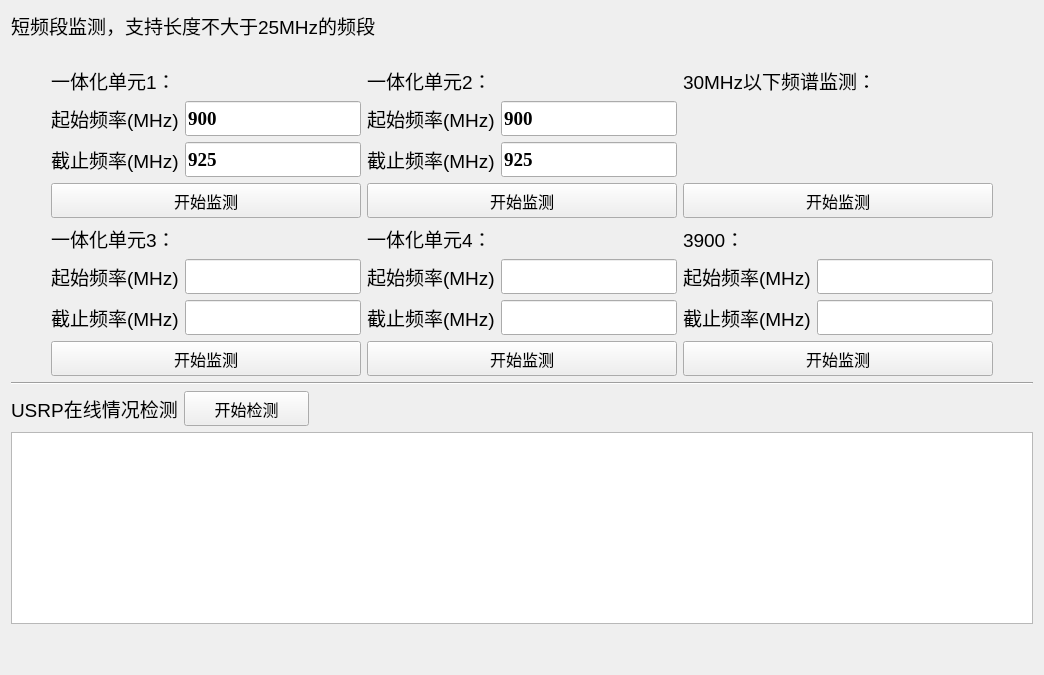
      <widget class="QWidget" name="tab_5">
       <attribute name="title">
        <string>频谱监测</string>
       </attribute>
       <layout class="QVBoxLayout" name="verticalLayout_45">
        <item>
         <widget class="QLabel" name="label_38">
          <property name="font">
           <font>
            <pointsize>14</pointsize>
           </font>
          </property>
          <property name="text">
           <string>短频段监测，支持长度不大于25MHz的频段</string>
          </property>
         </widget>
        </item>
        <item>
         <spacer name="horizontalSpacer_11">
          <property name="orientation">
           <enum>Qt::Horizontal</enum>
          </property>
          <property name="sizeHint" stdset="0">
           <size>
            <width>40</width>
            <height>20</height>
           </size>
          </property>
         </spacer>
        </item>
        <item>
         <layout class="QGridLayout" name="gridLayout_6">
          <item row="0" column="1">
           <layout class="QVBoxLayout" name="verticalLayout_18">
            <item>
             <widget class="QLabel" name="label_34">
              <property name="font">
               <font>
                <pointsize>14</pointsize>
               </font>
              </property>
              <property name="text">
               <string>一体化单元1：</string>
              </property>
             </widget>
            </item>
            <item>
             <layout class="QGridLayout" name="gridLayout_2">
              <item row="1" column="1">
               <widget class="QLineEdit" name="lineEdit_26">
                <property name="minimumSize">
                 <size>
                  <width>0</width>
                  <height>35</height>
                 </size>
                </property>
                <property name="font">
                 <font>
                  <family>Times New Roman</family>
                  <pointsize>14</pointsize>
                  <weight>75</weight>
                  <bold>true</bold>
                 </font>
                </property>
                <property name="text">
                 <string>925</string>
                </property>
               </widget>
              </item>
              <item row="0" column="1">
               <widget class="QLineEdit" name="lineEdit_27">
                <property name="minimumSize">
                 <size>
                  <width>0</width>
                  <height>35</height>
                 </size>
                </property>
                <property name="font">
                 <font>
                  <family>Times New Roman</family>
                  <pointsize>14</pointsize>
                  <weight>75</weight>
                  <bold>true</bold>
                 </font>
                </property>
                <property name="text">
                 <string>900</string>
                </property>
               </widget>
              </item>
              <item row="0" column="0">
               <widget class="QLabel" name="label_29">
                <property name="font">
                 <font>
                  <pointsize>14</pointsize>
                 </font>
                </property>
                <property name="text">
                 <string>起始频率(MHz)</string>
                </property>
               </widget>
              </item>
              <item row="1" column="0">
               <widget class="QLabel" name="label_30">
                <property name="font">
                 <font>
                  <pointsize>14</pointsize>
                 </font>
                </property>
                <property name="text">
                 <string>截止频率(MHz)</string>
                </property>
               </widget>
              </item>
             </layout>
            </item>
            <item>
             <widget class="QPushButton" name="pushButton_23">
              <property name="sizePolicy">
               <sizepolicy hsizetype="Minimum" vsizetype="Fixed">
                <horstretch>0</horstretch>
                <verstretch>0</verstretch>
               </sizepolicy>
              </property>
              <property name="minimumSize">
               <size>
                <width>125</width>
                <height>35</height>
               </size>
              </property>
              <property name="font">
               <font>
                <pointsize>12</pointsize>
               </font>
              </property>
              <property name="cursor">
               <cursorShape>PointingHandCursor</cursorShape>
              </property>
              <property name="text">
               <string>开始监测</string>
              </property>
             </widget>
            </item>
           </layout>
          </item>
          <item row="0" column="2">
           <layout class="QVBoxLayout" name="verticalLayout_19">
            <item>
             <widget class="QLabel" name="label_39">
              <property name="font">
               <font>
                <pointsize>14</pointsize>
               </font>
              </property>
              <property name="text">
               <string>一体化单元2：</string>
              </property>
             </widget>
            </item>
            <item>
             <layout class="QGridLayout" name="gridLayout_3">
              <item row="1" column="1">
               <widget class="QLineEdit" name="lineEdit_28">
                <property name="minimumSize">
                 <size>
                  <width>0</width>
                  <height>35</height>
                 </size>
                </property>
                <property name="font">
                 <font>
                  <family>Times New Roman</family>
                  <pointsize>14</pointsize>
                  <weight>75</weight>
                  <bold>true</bold>
                 </font>
                </property>
                <property name="text">
                 <string>925</string>
                </property>
               </widget>
              </item>
              <item row="0" column="1">
               <widget class="QLineEdit" name="lineEdit_29">
                <property name="minimumSize">
                 <size>
                  <width>0</width>
                  <height>35</height>
                 </size>
                </property>
                <property name="font">
                 <font>
                  <family>Times New Roman</family>
                  <pointsize>14</pointsize>
                  <weight>75</weight>
                  <bold>true</bold>
                 </font>
                </property>
                <property name="text">
                 <string>900</string>
                </property>
               </widget>
              </item>
              <item row="0" column="0">
               <widget class="QLabel" name="label_31">
                <property name="font">
                 <font>
                  <pointsize>14</pointsize>
                 </font>
                </property>
                <property name="text">
                 <string>起始频率(MHz)</string>
                </property>
               </widget>
              </item>
              <item row="1" column="0">
               <widget class="QLabel" name="label_41">
                <property name="font">
                 <font>
                  <pointsize>14</pointsize>
                 </font>
                </property>
                <property name="text">
                 <string>截止频率(MHz)</string>
                </property>
               </widget>
              </item>
             </layout>
            </item>
            <item>
             <widget class="QPushButton" name="pushButton_24">
              <property name="sizePolicy">
               <sizepolicy hsizetype="Minimum" vsizetype="Fixed">
                <horstretch>0</horstretch>
                <verstretch>0</verstretch>
               </sizepolicy>
              </property>
              <property name="minimumSize">
               <size>
                <width>125</width>
                <height>35</height>
               </size>
              </property>
              <property name="font">
               <font>
                <pointsize>12</pointsize>
               </font>
              </property>
              <property name="cursor">
               <cursorShape>PointingHandCursor</cursorShape>
              </property>
              <property name="text">
               <string>开始监测</string>
              </property>
             </widget>
            </item>
           </layout>
          </item>
          <item row="0" column="3">
           <layout class="QVBoxLayout" name="verticalLayout_44">
            <item>
             <widget class="QLabel" name="label_63">
              <property name="font">
               <font>
                <pointsize>14</pointsize>
               </font>
              </property>
              <property name="text">
               <string>30MHz以下频谱监测：</string>
              </property>
             </widget>
            </item>
            <item>
             <spacer name="verticalSpacer_8">
              <property name="orientation">
               <enum>Qt::Vertical</enum>
              </property>
              <property name="sizeHint" stdset="0">
               <size>
                <width>20</width>
                <height>40</height>
               </size>
              </property>
             </spacer>
            </item>
            <item>
             <widget class="QPushButton" name="pushButton_42">
              <property name="sizePolicy">
               <sizepolicy hsizetype="Minimum" vsizetype="Fixed">
                <horstretch>0</horstretch>
                <verstretch>0</verstretch>
               </sizepolicy>
              </property>
              <property name="minimumSize">
               <size>
                <width>125</width>
                <height>35</height>
               </size>
              </property>
              <property name="font">
               <font>
                <pointsize>12</pointsize>
               </font>
              </property>
              <property name="cursor">
               <cursorShape>PointingHandCursor</cursorShape>
              </property>
              <property name="text">
               <string>开始监测</string>
              </property>
             </widget>
            </item>
           </layout>
          </item>
          <item row="1" column="0">
           <spacer name="horizontalSpacer_9">
            <property name="orientation">
             <enum>Qt::Horizontal</enum>
            </property>
            <property name="sizeHint" stdset="0">
             <size>
              <width>40</width>
              <height>20</height>
             </size>
            </property>
           </spacer>
          </item>
          <item row="1" column="1">
           <layout class="QVBoxLayout" name="verticalLayout_21">
            <item>
             <widget class="QLabel" name="label_42">
              <property name="font">
               <font>
                <pointsize>14</pointsize>
               </font>
              </property>
              <property name="text">
               <string>一体化单元3：</string>
              </property>
             </widget>
            </item>
            <item>
             <layout class="QGridLayout" name="gridLayout_4">
              <item row="1" column="1">
               <widget class="QLineEdit" name="lineEdit_30">
                <property name="minimumSize">
                 <size>
                  <width>0</width>
                  <height>35</height>
                 </size>
                </property>
                <property name="font">
                 <font>
                  <family>Times New Roman</family>
                  <pointsize>14</pointsize>
                  <weight>75</weight>
                  <bold>true</bold>
                 </font>
                </property>
               </widget>
              </item>
              <item row="0" column="1">
               <widget class="QLineEdit" name="lineEdit_31">
                <property name="minimumSize">
                 <size>
                  <width>0</width>
                  <height>35</height>
                 </size>
                </property>
                <property name="font">
                 <font>
                  <family>Times New Roman</family>
                  <pointsize>14</pointsize>
                  <weight>75</weight>
                  <bold>true</bold>
                 </font>
                </property>
               </widget>
              </item>
              <item row="0" column="0">
               <widget class="QLabel" name="label_43">
                <property name="font">
                 <font>
                  <pointsize>14</pointsize>
                 </font>
                </property>
                <property name="text">
                 <string>起始频率(MHz)</string>
                </property>
               </widget>
              </item>
              <item row="1" column="0">
               <widget class="QLabel" name="label_44">
                <property name="font">
                 <font>
                  <pointsize>14</pointsize>
                 </font>
                </property>
                <property name="text">
                 <string>截止频率(MHz)</string>
                </property>
               </widget>
              </item>
             </layout>
            </item>
            <item>
             <widget class="QPushButton" name="pushButton_25">
              <property name="sizePolicy">
               <sizepolicy hsizetype="Minimum" vsizetype="Fixed">
                <horstretch>0</horstretch>
                <verstretch>0</verstretch>
               </sizepolicy>
              </property>
              <property name="minimumSize">
               <size>
                <width>125</width>
                <height>35</height>
               </size>
              </property>
              <property name="font">
               <font>
                <pointsize>12</pointsize>
               </font>
              </property>
              <property name="cursor">
               <cursorShape>PointingHandCursor</cursorShape>
              </property>
              <property name="text">
               <string>开始监测</string>
              </property>
             </widget>
            </item>
           </layout>
          </item>
          <item row="1" column="2">
           <layout class="QVBoxLayout" name="verticalLayout_17">
            <item>
             <widget class="QLabel" name="label_33">
              <property name="font">
               <font>
                <pointsize>14</pointsize>
               </font>
              </property>
              <property name="text">
               <string>一体化单元4：</string>
              </property>
             </widget>
            </item>
            <item>
             <layout class="QGridLayout" name="gridLayout">
              <item row="1" column="1">
               <widget class="QLineEdit" name="lineEdit_23">
                <property name="minimumSize">
                 <size>
                  <width>0</width>
                  <height>35</height>
                 </size>
                </property>
                <property name="font">
                 <font>
                  <family>Times New Roman</family>
                  <pointsize>14</pointsize>
                  <weight>75</weight>
                  <bold>true</bold>
                 </font>
                </property>
               </widget>
              </item>
              <item row="0" column="1">
               <widget class="QLineEdit" name="lineEdit_22">
                <property name="minimumSize">
                 <size>
                  <width>0</width>
                  <height>35</height>
                 </size>
                </property>
                <property name="font">
                 <font>
                  <family>Times New Roman</family>
                  <pointsize>14</pointsize>
                  <weight>75</weight>
                  <bold>true</bold>
                 </font>
                </property>
               </widget>
              </item>
              <item row="0" column="0">
               <widget class="QLabel" name="label_27">
                <property name="font">
                 <font>
                  <pointsize>14</pointsize>
                 </font>
                </property>
                <property name="text">
                 <string>起始频率(MHz)</string>
                </property>
               </widget>
              </item>
              <item row="1" column="0">
               <widget class="QLabel" name="label_28">
                <property name="font">
                 <font>
                  <pointsize>14</pointsize>
                 </font>
                </property>
                <property name="text">
                 <string>截止频率(MHz)</string>
                </property>
               </widget>
              </item>
             </layout>
            </item>
            <item>
             <widget class="QPushButton" name="pushButton_26">
              <property name="sizePolicy">
               <sizepolicy hsizetype="Minimum" vsizetype="Fixed">
                <horstretch>0</horstretch>
                <verstretch>0</verstretch>
               </sizepolicy>
              </property>
              <property name="minimumSize">
               <size>
                <width>125</width>
                <height>35</height>
               </size>
              </property>
              <property name="font">
               <font>
                <pointsize>12</pointsize>
               </font>
              </property>
              <property name="cursor">
               <cursorShape>PointingHandCursor</cursorShape>
              </property>
              <property name="text">
               <string>开始监测</string>
              </property>
             </widget>
            </item>
           </layout>
          </item>
          <item row="1" column="3">
           <layout class="QVBoxLayout" name="verticalLayout_23">
            <item>
             <widget class="QLabel" name="label_116">
              <property name="font">
               <font>
                <pointsize>14</pointsize>
               </font>
              </property>
              <property name="text">
               <string>3900：</string>
              </property>
             </widget>
            </item>
            <item>
             <layout class="QGridLayout" name="gridLayout_19">
              <item row="1" column="1">
               <widget class="QLineEdit" name="lineEdit_75">
                <property name="minimumSize">
                 <size>
                  <width>0</width>
                  <height>35</height>
                 </size>
                </property>
                <property name="font">
                 <font>
                  <family>Times New Roman</family>
                  <pointsize>14</pointsize>
                  <weight>75</weight>
                  <bold>true</bold>
                 </font>
                </property>
               </widget>
              </item>
              <item row="0" column="1">
               <widget class="QLineEdit" name="lineEdit_76">
                <property name="minimumSize">
                 <size>
                  <width>0</width>
                  <height>35</height>
                 </size>
                </property>
                <property name="font">
                 <font>
                  <family>Times New Roman</family>
                  <pointsize>14</pointsize>
                  <weight>75</weight>
                  <bold>true</bold>
                 </font>
                </property>
               </widget>
              </item>
              <item row="0" column="0">
               <widget class="QLabel" name="label_117">
                <property name="font">
                 <font>
                  <pointsize>14</pointsize>
                 </font>
                </property>
                <property name="text">
                 <string>起始频率(MHz)</string>
                </property>
               </widget>
              </item>
              <item row="1" column="0">
               <widget class="QLabel" name="label_118">
                <property name="font">
                 <font>
                  <pointsize>14</pointsize>
                 </font>
                </property>
                <property name="text">
                 <string>截止频率(MHz)</string>
                </property>
               </widget>
              </item>
             </layout>
            </item>
            <item>
             <widget class="QPushButton" name="pushButton_85">
              <property name="sizePolicy">
               <sizepolicy hsizetype="Minimum" vsizetype="Fixed">
                <horstretch>0</horstretch>
                <verstretch>0</verstretch>
               </sizepolicy>
              </property>
              <property name="minimumSize">
               <size>
                <width>125</width>
                <height>35</height>
               </size>
              </property>
              <property name="font">
               <font>
                <pointsize>12</pointsize>
               </font>
              </property>
              <property name="cursor">
               <cursorShape>PointingHandCursor</cursorShape>
              </property>
              <property name="text">
               <string>开始监测</string>
              </property>
             </widget>
            </item>
           </layout>
          </item>
          <item row="1" column="4">
           <spacer name="horizontalSpacer_6">
            <property name="orientation">
             <enum>Qt::Horizontal</enum>
            </property>
            <property name="sizeHint" stdset="0">
             <size>
              <width>40</width>
              <height>20</height>
             </size>
            </property>
           </spacer>
          </item>
         </layout>
        </item>
        <item>
         <widget class="Line" name="line_2">
          <property name="orientation">
           <enum>Qt::Horizontal</enum>
          </property>
         </widget>
        </item>
        <item>
         <layout class="QHBoxLayout" name="horizontalLayout_26">
          <item>
           <widget class="QLabel" name="label_62">
            <property name="font">
             <font>
              <pointsize>14</pointsize>
             </font>
            </property>
            <property name="text">
             <string>USRP在线情况检测</string>
            </property>
           </widget>
          </item>
          <item>
           <widget class="QPushButton" name="pushButton_43">
            <property name="sizePolicy">
             <sizepolicy hsizetype="Minimum" vsizetype="Fixed">
              <horstretch>0</horstretch>
              <verstretch>0</verstretch>
             </sizepolicy>
            </property>
            <property name="minimumSize">
             <size>
              <width>125</width>
              <height>35</height>
             </size>
            </property>
            <property name="font">
             <font>
              <pointsize>12</pointsize>
             </font>
            </property>
            <property name="cursor">
             <cursorShape>PointingHandCursor</cursorShape>
            </property>
            <property name="text">
             <string>开始检测</string>
            </property>
           </widget>
          </item>
          <item>
           <spacer name="horizontalSpacer_18">
            <property name="orientation">
             <enum>Qt::Horizontal</enum>
            </property>
            <property name="sizeHint" stdset="0">
             <size>
              <width>40</width>
              <height>20</height>
             </size>
            </property>
           </spacer>
          </item>
         </layout>
        </item>
        <item>
         <widget class="QTextBrowser" name="textBrowser"/>
        </item>
        <item>
         <spacer name="verticalSpacer_4">
          <property name="orientation">
           <enum>Qt::Vertical</enum>
          </property>
          <property name="sizeHint" stdset="0">
           <size>
            <width>20</width>
            <height>40</height>
           </size>
          </property>
         </spacer>
        </item>
       </layout>
      </widget>
